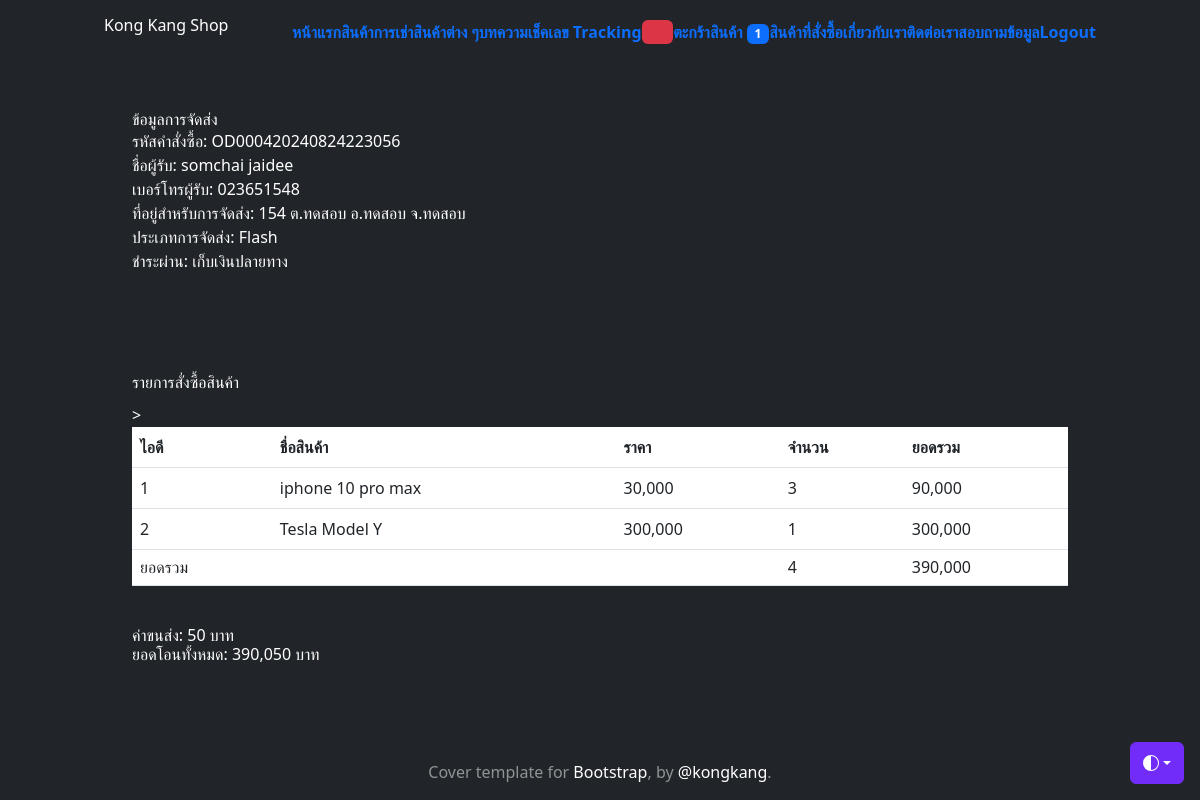
The app's page /my-order/OD000420240824223056/ (signed in) with its own data.
### myapp/models.py (models this page shows, shortened)
class Profile(models.Model):
    user = models.OneToOneField(User, on_delete=models.CASCADE)
    photo = models.ImageField(upload_to='profile_photo', null=True, blank=True)
    usertype = models.CharField(max_length=100, default='member')
    favor = models.CharField(max_length=100, null=True, blank=True)
    fb_account = models.CharField(max_length=100, default='No Facebook')
    address = models.TextField(null=True, blank=True)
    telephone_number = models.CharField(max_length=8, null=True, blank=True)
    cart_quantity = models.IntegerField(default=0, null=True, blank=True)

class CartOrder(models.Model):
    order_id = models.CharField(max_length=100)
    user = models.ForeignKey(User, on_delete=models.CASCADE)
    first_name = models.CharField(max_length=100, null=True, blank=True)
    last_name = models.CharField(max_length=100, null=True, blank=True)
    tel = models.CharField(max_length=14, null=True, blank=True)
    email = models.CharField(max_length=50, null=True, blank=True)
    address = models.TextField()
    express = models.CharField(max_length=100)
    payment = models.CharField(max_length=100)
    other = models.TextField(null=True, blank=True)
    stamp = models.DateTimeField(auto_now_add=True, null=True, blank=True)
    paid = models.BooleanField(default=False)
    confirmed = models.BooleanField(default=False)
    slip = models.ImageField(upload_to="cart-slip/", null=True, blank=True)
    slip_time = models.DateField(null=True, blank=True)
    bank_account = models.CharField(
        max_length=100,
        choices=[('kbank', 'kbank'),
                 ('scb', 'scb'),
                 ('tmb', 'tmb'),
                 ('bbl', 'bbl'),
                 ('kbank', 'kbank'),
                 ('อื่น ๆ', 'อื่น ๆ'),
                 ],
         default='kbank'
        )
    payment_id = models.CharField(max_length=100, null=True, blank=True)
    tracking_number = models.CharField(max_length=100, null=True, blank=True)
    total_price = models.IntegerField(null=True, blank=True)
    shipping_cost = models.IntegerField(null=True, blank=True)

class OrderProduct(models.Model):
    order_id = models.CharField(max_length=100, null=True, blank=True)
    product_id = models.CharField(max_length=100, null=True, blank=True)
    product_name = models.CharField(max_length=100, null=True, blank=True)
    price = models.IntegerField(null=True, blank=True)
    quantity = models.IntegerField(null=True, blank=True)
    total_price = models.IntegerField(default=0, null=True, blank=True)

### myapp/views.py (the view)
# urls.py: path("my-order/<str:order_id>/", MyOrder, name="my-order"),
def MyOrder(req, order_id):
    username = req.user.username
    user = User.objects.get(username=username)
    cart_order = CartOrder.objects.get(order_id=order_id)
    if user != cart_order.user:
        return redirect('all-product')
    order_product = OrderProduct.objects.filter(order_id=order_id)
    total = sum([o.total_price for o in order_product])
    cart_order.total_price = total
    count = sum([o.quantity for o in order_product])
    if cart_order.express == 'flash':
        shipping_cost = sum([20 if i == 0 else 10 for i in range(count)])
    elif cart_order.express == 'kerry':
        shipping_cost = sum([20 if i == 0 else 8 for i in range(count)])
    elif cart_order == 'jst':
        shipping_cost = sum([20 if i == 0 else 9 for i in range(count)])
    elif cart_order.express == 'thailandpost':
        shipping_cost = sum([20 if i == 0 else 12 for i in range(count)])
    else:
        shipping_cost = sum([20 if i == 0 else 11 for i in range(count)])
    if cart_order.express == "cod":
        shipping_cost += 10
    cart_order.shipping_cost = shipping_cost
    context = {"cart_order": cart_order,
               "order_product": order_product,
               "total": total,
               "count": count,
               }
    return render(req, "myapp/my-order.html", context)

### myapp/templates/myapp/my-order.html (shortened to what this page needs)
{% extends 'myapp/base.html' %}
{% load static %}
{% load humanize %}
{% block content %}
<div class="container text-left">
    <div class="text-color">
    <h3>ข้อมูลการจัดส่ง</h3>
    <p>รหัสคำสั่งซื้อ: {{ cart_order.order_id }}</p>
    <p>
      ชื่อผู้รับ: {{ cart_order.first_name }} {{ cart_order.last_name }}<br />
      เบอร์โทรผู้รับ: {{ cart_order.tel }}<br />
      ที่อยู่สำหรับการจัดส่ง: {{ cart_order.address }}<br />
      {% if cart_order.express == 'flash' %}
          ประเภทการจัดส่ง: Flash
      {% elif cart_order.express == 'kerry' %}
          ประเภทการจัดส่ง: Kerry
      {% elif cart_order.express == 'jnt' %}
          ประเภทการจัดส่ง: J&T
      {% elif cart_order.express == 'thailandpost' %}
          ประเภทการจัดส่ง: Thailand Post
      {% else %}
          ประเภทการจัดส่ง: ขนส่งอื่นๆ
      {% endif %}
    <br />
        {% if cart_order.payment == 'paynow' %}
            ชำระผ่าน: เก็บเงินต้นทาง
        {% elif cart_order.payment == 'cod' %}
            ชำระผ่าน: เก็บเงินปลายทาง
        {% elif cart_order.payment == 'transfer' %}
            ชำระผ่าน: โอนเงินเข้าบัญชีธนาคาร
        {% else %}
            ชำระผ่าน: ชำระผ่านช่องทางอื่นๆ
        {% endif %}
    </div>
</div>
  <div style="padding-top: 100px;"></div>
  <div class="container text-left">
    <div class="text-color">
      <h3>รายการสั่งซื้อสินค้า</h3>
    </div>
    <div style="padding: 5px"></div>
    <table class="table">
        <tr>
          <th>ไอดี</th>
          <th>ชื่อสินค้า</th>
          <th>ราคา</th>
          <th>จำนวน</th>
          <th>ยอดรวม</th>
        </tr>
        {% for op in order_product %}
        <tr>
            <td>{{ op.product_id }}</td>
            <td>{{ op.product_name }}</td>
            <td>{{ op.price | intcomma }}</td>
            <td>{{ op.quantity }}</td>
            <td>{{ op.total_price | intcomma }}</td>
          </tr>
        {% endfor %}
        <tr>
          <td><h5>ยอดรวม</h5></td>
          <td></td>
          <td></td>
          <td><h5>{{ count | intcomma }}</h5></td>
          <td><h5>{{ total | intcomma }}</h5></td>>
        </tr>
    </table>
    <br>
    <div class="text-color">
      <h5>ค่าขนส่ง:  {{ cart_order.shipping_cost }} บาท</h5>
      <h3>ยอดโอนทั้งหมด:  {{ total | add:cart_order.shipping_cost | intcomma }} บาท</h3>
    </div>
    <div style="padding: 20px"></div>
   </div>
{% endblock content %}

### myapp/templates/myapp/base.html (shortened to what this page needs)
<!doctype html>
<html lang="en" class="h-100" data-bs-theme="auto">
  <head><script src="https://getbootstrap.com/docs/5.3/assets/js/color-modes.js"></script>
    <link rel="stylesheet" href="https://cdn.jsdelivr.net/npm/@docsearch/css@3">
<link href="https://getbootstrap.com/docs/5.3/dist/css/bootstrap.min.css" rel="stylesheet">
<link
href="https://cdn.jsdelivr.net/npm/tailwindcss@2.2.19/dist/tailwind.min.css" rel="stylesheet">
    <link href="https://getbootstrap.com/docs/5.3/examples/cover/cover.css" rel="stylesheet">
  </head>
  <body class="d-flex h-100 text-center text-bg-dark">
    <div class="dropdown position-fixed bottom-0 end-0 mb-3 me-3 bd-mode-toggle">
      <button class="btn btn-bd-primary py-2 dropdown-toggle d-flex align-items-center"
              id="bd-theme"
              type="button"
              aria-expanded="false"
              data-bs-toggle="dropdown"
              aria-label="Toggle theme (auto)">
        <svg class="bi my-1 theme-icon-active" width="1em" height="1em"><use href="#circle-half"></use></svg>
      </button>
    </div>
<div class="container d-flex w-100 h-100 p-3 mx-auto flex-column">
  <header class="mb-auto">
    <div>
     <h3 class="float-lg-start mb-0">Kong Kang Shop</h3>
      <nav class="nav nav-masthead justify-content-center float-lg-end">
        {% block menubar %}
            <a class="nav-link fw-bold py-1 px-0" aria-current="page" href="{% url 'shop' %}">หน้าแรก</a>
            <a class="nav-link fw-bold py-1 px-0" href="{% url 'all-product' %}">สินค้า</a>
            {% if user.is_authenticated and user.profile.usertype == 'member' %}
            <a class="nav-link fw-bold py-1 px-0" href="{% url 'all-machine-page' %}">การเช่าสินค้าต่าง ๆ</a>
            {% endif %}
            <a class="nav-link fw-bold py-1 px-0" href="{% url 'post' %}">บทความ</a>
            <a class="nav-link fw-bold py-1 px-0" href="{% url 'tracking' %}">เช็คเลข Tracking</a>
            {% if user.is_authenticated and user.profile.usertype == 'member' %}
              <a class="nav-link fw-bold py-1 px-0" href="{% url 'wishlist-page' %}"><span class="badge bg-danger"><svg xmlns="http://www.w3.org/2000/svg" width="16" height="16" fill="currentColor" class="bi bi-heart" viewBox="0 0 16 16"></svg>
              </svg></span>
              </a>
              <a class="nav-link fw-bold py-1 px-0" href="{% url 'my-cart' %}">ตะกร้าสินค้า <span class="badge bg-primary"><font color="white">{{user.profile.cart_quantity}}</font></span></a>
              <a class="nav-link fw-bold py-1 px-0" href="{% url 'cart-order-product' %}">สินค้าที่สั่งซื้อ</a>
            {% endif %}
            <a class="nav-link fw-bold py-1 px-0" href="{% url 'about-us' %}">เกี่ยวกับเรา</a>
            <a class="nav-link fw-bold py-1 px-0" href="{% url 'contact' %}">ติดต่อเรา</a>
            <a class="nav-link fw-bold py-1 px-0" href="{% url 'ask' %}">สอบถามข้อมูล</a>
            {% if not user.is_authenticated %}
              <a class="nav-link fw-bold py-1 px-0" href="{% url 'login' %}">Login</a>
            {% else %}
              <a class="nav-link fw-bold py-1 px-0" href="{% url 'logout' %}">Logout</a>
            {% endif %}
        {% endblock menubar %}
      </nav>
    </div>
  </header>
  <main class="px-3">
        {% block content %}
        {% endblock content %}
  </main>
  <footer class="mt-auto text-white-50">
    <p>Cover template for <a href="https://getbootstrap.com/" class="text-white">Bootstrap</a>, by <a href="https://twitter.com/mdo" class="text-white">@kongkang</a>.</p>
  </footer>
</div>
    </body>
</html>

### myapp/templates/myapp/base.html (style rules this page uses)
.bi { vertical-align: -.125em; fill: currentColor; }
.btn-bd-primary { --bd-violet-bg: #712cf9; --bd-violet-rgb: 112.520718, 44.062154, 249.437846; --bs-btn-font-weight: 600; --bs-btn-color: var(--bs-white); --bs-btn-bg: var(--bd-violet-bg); --bs-btn-border-color: var(--bd-violet-bg); --bs-btn-hover-color: var(--bs-white); --bs-btn-hover-bg: #6528e0; --bs-btn-hover-border-color: #6528e0; --bs-btn-focus-shadow-rgb: var(--bd-violet-rgb); --bs-btn-active-color: var(--bs-btn-hover-color); --bs-btn-active-bg: #5a23c8; --bs-btn-active-border-color: #5a23c8; }
.bd-mode-toggle { z-index: 1500; }

### records on screen
CartOrder: order_id "OD000420240824223056", first_name "somchai", last_name "jaidee", tel "023651548", address "154 ต.ทดสอบ อ.ทดสอบ จ.ทดสอบ", shipping_cost "50", shipping_cost "390,050"
OrderProduct: product_id "1", product_name "iphone 10 pro max", price "30,000", quantity "3", total_price "90,000"
OrderProduct: product_id "2", product_name "Tesla Model Y", price "300,000", quantity "1", total_price "300,000"

### other values on screen
{{ user.profile.cart_quantity }} "1"
{{ count | intcomma }} "4"
{{ total | intcomma }} "390,000"
